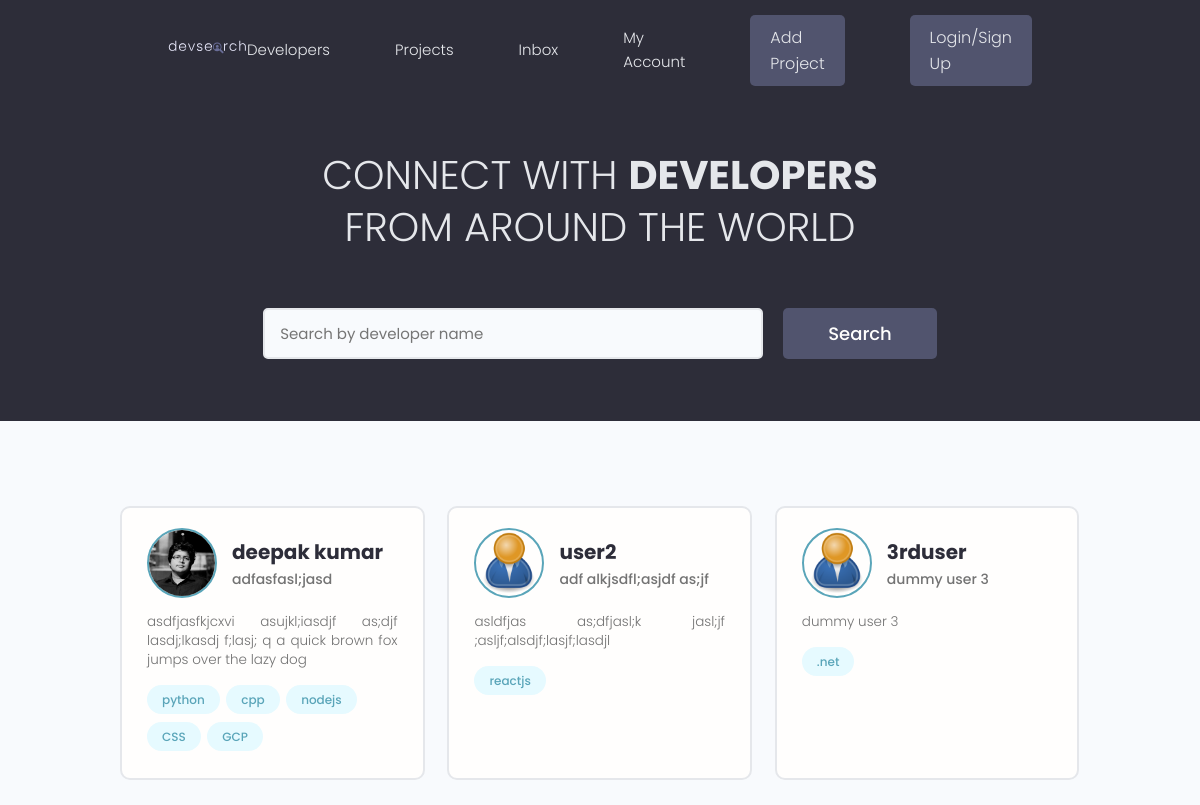
The app's page /, older data.
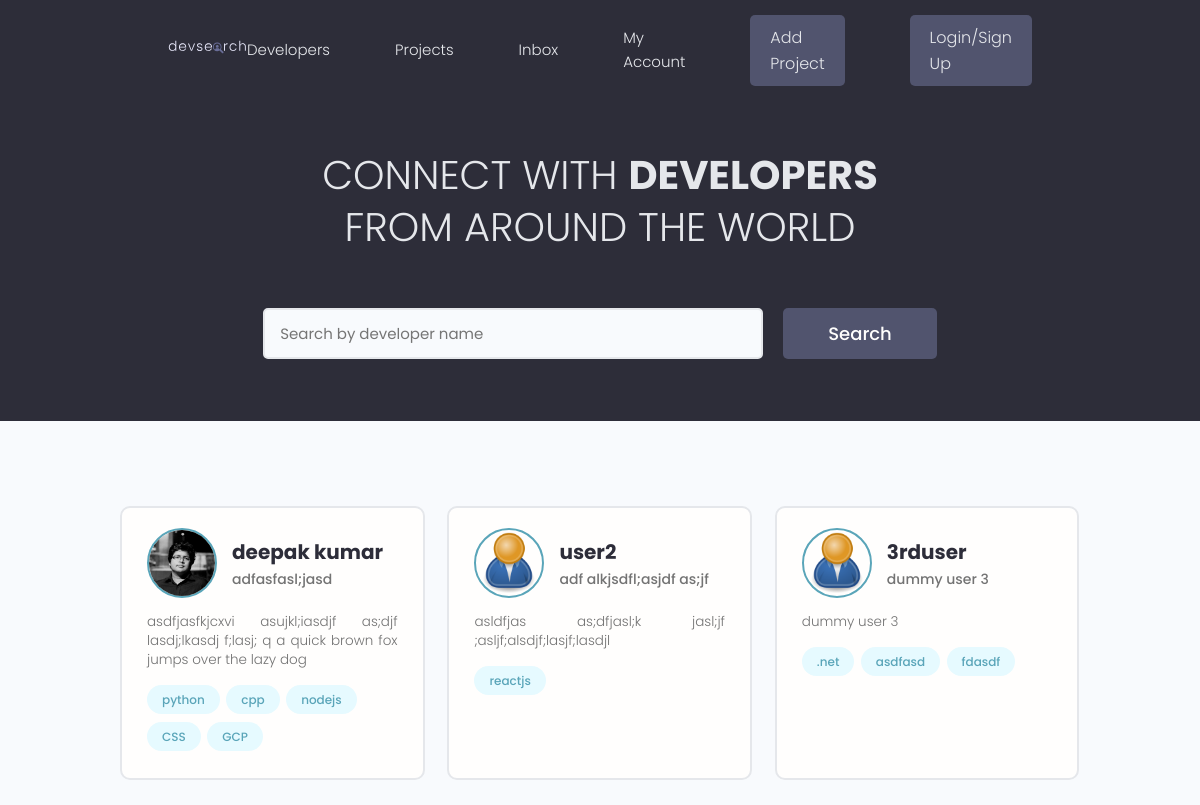
The same page, newer data.
### users/models.py (models this page shows, shortened)
class Profile(models.Model):
    user = models.OneToOneField(User, on_delete=models.CASCADE,null=True, blank=True)
    name = models.CharField(max_length=200, blank=True, null=True)
    email = models.EmailField(max_length=500, blank=True, null=True)
    username = models.CharField(max_length=200, blank=True, null=True)
    location = models.CharField(max_length=200, blank=True, null=True)
    short_intro = models.CharField(max_length=200, blank=True, null=True)
    bio = models.TextField(blank=True, null=True)
    profile_image = models.ImageField(null=True, blank=True, upload_to='profiles/', default="profiles/user-default.png")
    social_github = models.CharField(max_length=200, blank=True, null=True)
    social_twitter = models.CharField(max_length=200, blank=True, null=True)
    social_linkedin = models.CharField(max_length=200, blank=True, null=True)
    social_youtube = models.CharField(max_length=200, blank=True, null=True)
    social_website = models.CharField(max_length=200, blank=True, null=True)
    created = models.DateTimeField(auto_now_add=True)
    id = models.UUIDField(default=uuid.uuid4, unique=True, primary_key=True, editable=False)

class Skill(models.Model):
    owner = models.ForeignKey(Profile, on_delete=models.CASCADE, null=True, blank=True)
    name = models.CharField(max_length=200, blank=True, null=True)
    description = models.TextField(null=True, blank=True)
    created = models.DateTimeField(auto_now_add=True)
    id = models.UUIDField(default=uuid.uuid4, unique=True, primary_key=True, editable=False)
    def __str__(self) -> str:
        return str(self.name)

### users/views.py (the view)
# urls.py: path('', views.profiles, name="profiles"),
def profiles(request):
    profiles = Profile.objects.all()
    context = {'profiles':profiles}
    return render(request, 'users/profiles.html', context)

### users/templates/users/profiles.html (shortened to what this page needs)
{% extends 'main.html' %}
{% block content %}
<main class="home">
    <section class="hero-section text-center">
        <div class="container container--narrow">
            <div class="hero-section__box">
                <h2>CONNECT WITH <span>DEVELOPERS</span></h2>
                <h2>FROM AROUND THE WORLD</h2>
            </div>
            <div class="hero-section__search">
                <form class="form" action="#" method="get">
                    <div class="form__field">
                        <input class="input input--text" id="formInput#search" type="text" name="text"
                        placeholder="Search by developer name" />
                    </div>
                    <input class="btn btn--sub btn--lg" type="submit" value="Search" />
                </form>
            </div>
        </div>
    </section>
    <section class="devlist">
        <div class="container">
            <div class="grid grid--three">
                {% for profile in profiles %}
                <div class="column card">
                    <div class="dev">
                        <a href="{% url 'user-profile' profile.id %}" class="card__body">
                            <div class="dev__profile">
                                <img class="avatar avatar--md" src="{{ profile.profile_image.url }}" alt="image" />
                                <div class="dev__meta">
                                    <h3>{{ profile.name }}</h3>
                                    <h5>{{ profile.short_intro|slice:"60" }}</h5>
                                </div>
                            </div>
                            <p class="dev__info">{{ profile.bio|slice:"150" }}</p>
                            <div class="dev__skills">
                                {% for skill in profile.skill_set.all|slice:"5" %}
                                <span class="tag tag--pill tag--main">
                                    <small>{{ skill }}</small>
                                </span>
                                {% endfor %}
                            </div>
                        </a>
                    </div>
                </div>
                {% endfor %}
            </div>
        </div>
    </section>
</main>
{% endblock content %}

Row changes from the older to the newer data that the page shows:
added Skill: name "asdfasd", shown under Profile "3rduser"
added Skill: name "fdasdf", shown under Profile "3rduser"
